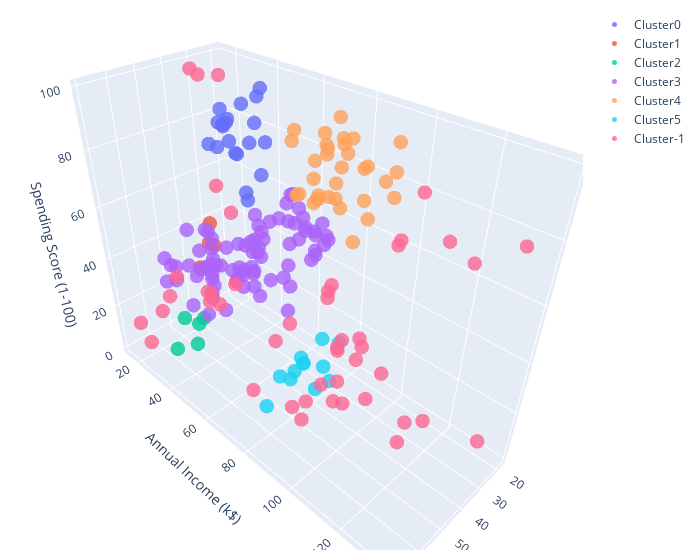

Notebook source saved alongside this figure:
### Code cell
db = DBSCAN(eps=11.5, min_samples=5, metric='euclidean')
y_db = db.fit_predict(data)
plotClusters3D(X=data,y_km=y_db,cluster_centers=None, feature_names=data.columns.values)

### Figure 1 — Plotly figure (JSON) as saved in the notebook; plotly's stock layout.template omitted (floating-point values rounded to 4 significant figures)
{"data": [{"marker": {"opacity": 0.8, "size": 5}, "mode": "markers", "name": "Cluster0", "type": "scatter3d", "x": [21, 23, 22, 30, 24, 22, 20, 25, 31, 29, 23, 21, 18, 21, 30, 20, 24, 31, 24, 33], "y": [15, 16, 17, 19, 20, 20, 21, 24, 25, 28, 29, 30, 33, 33, 34, 37, 38, 39, 39, 42], "z": [81, 77, 76, 72, 77, 79, 66, 73, 73, 82, 87, 73, 92, 81, 73, 75, 92, 61, 65, 60]}, {"marker": {"opacity": 0.8, "size": 5}, "mode": "markers", "name": "Cluster1", "type": "scatter3d", "x": [31, 35, 35, 45, 40, 36], "y": [17, 21, 24, 28, 29, 37], "z": [40, 35, 35, 32, 31, 26]}, {"marker": {"opacity": 0.8, "size": 5}, "mode": "markers", "name": "Cluster2", "type": "scatter3d", "x": [46, 54, 60, 53, 49], "y": [25, 28, 30, 33, 33], "z": [5, 14, 4, 4, 14]}, {"marker": {"opacity": 0.8, "size": 5}, "mode": "markers", "name": "Cluster3", "type": "scatter3d", "x": [48, 50, 27, 29, 31, 49, 31, 59, 50, 47, 51, 69, 27, 53, 70, 19, 67, 54, 63, 18, 43, 68, 19, 32, 70, 47, 60, 60, 59, 26, 45, 40, 23, 49, 57, 38, 67, 46, 21, 48, 55, 22, 34, 50, 68, 18, 48, 40, 32, 24, 47, 27, 48, 20, 23, 49, 67, 26, 49, 21, 66, 54, 68, 66, 65, 19, 38, 19, 18, 19, 63, 49, 51, 50, 27, 38, 40, 43], "y": [39, 40, 40, 40, 40, 42, 43, 43, 43, 43, 44, 44, 46, 46, 46, 46, 47, 47, 48, 48, 48, 48, 48, 48, 49, 49, 50, 50, 54, 54, 54, 54, 54, 54, 54, 54, 54, 54, 54, 54, 57, 57, 58, 58, 59, 59, 60, 60, 60, 60, 60, 60, 61, 61, 62, 62, 62, 62, 62, 62, 63, 63, 63, 63, 63, 63, 64, 64, 65, 65, 65, 65, 67, 67, 67, 67, 69, 71], "z": [36, 55, 47, 42, 42, 52, 54, 60, 45, 41, 50, 46, 51, 46, 56, 55, 52, 59, 51, 59, 50, 48, 59, 47, 55, 42, 49, 56, 47, 54, 53, 48, 52, 42, 51, 55, 41, 44, 57, 46, 58, 55, 60, 46, 55, 41, 49, 40, 42, 52, 47, 50, 42, 49, 41, 48, 59, 55, 56, 42, 50, 46, 43, 48, 52, 54, 42, 46, 48, 50, 43, 59, 43, 57, 56, 40, 58, 35]}, {"marker": {"opacity": 0.8, "size": 5}, "mode": "markers", "name": "Cluster4", "type": "scatter3d", "x": [39, 31, 40, 38, 39, 31, 29, 32, 35, 32, 32, 28, 32, 34, 39, 38, 27, 30, 30, 29, 31, 36, 33, 32, 28, 36, 30, 27, 35, 32, 29, 30, 36], "y": [69, 70, 71, 71, 71, 72, 73, 73, 74, 75, 76, 77, 77, 78, 78, 78, 78, 78, 78, 79, 81, 85, 86, 87, 87, 87, 88, 88, 93, 97, 98, 99, 103], "z": [91, 77, 95, 75, 75, 71, 88, 73, 72, 93, 87, 97, 74, 90, 88, 76, 89, 78, 73, 83, 93, 75, 95, 63, 75, 92, 86, 69, 90, 86, 88, 97, 85]}, {"marker": {"opacity": 0.8, "size": 5}, "mode": "markers", "name": "Cluster5", "type": "scatter3d", "x": [47, 44, 57, 34, 43, 44, 47, 37, 50, 42, 36, 40], "y": [71, 73, 75, 78, 78, 78, 78, 78, 85, 86, 87, 87], "z": [9, 7, 5, 22, 17, 20, 16, 1, 26, 20, 27, 13]}, {"marker": {"opacity": 0.8, "size": 5}, "mode": "markers", "name": "Cluster-1", "type": "scatter3d", "x": [19, 20, 35, 23, 64, 67, 35, 58, 37, 52, 35, 35, 42, 65, 49, 23, 59, 25, 20, 19, 28, 25, 48, 34, 56, 19, 36, 52, 58, 59, 37, 46, 41, 54, 28, 41, 34, 32, 33, 38, 47, 35, 45, 32, 32, 30], "y": [15, 16, 18, 18, 19, 19, 19, 20, 20, 23, 23, 28, 34, 38, 39, 70, 71, 72, 73, 74, 76, 77, 77, 78, 79, 81, 87, 88, 88, 93, 97, 98, 99, 101, 101, 103, 103, 103, 113, 113, 120, 120, 126, 126, 137, 137], "z": [39, 6, 6, 94, 3, 14, 99, 15, 13, 29, 98, 61, 17, 35, 28, 29, 11, 34, 5, 10, 40, 12, 36, 1, 35, 5, 10, 13, 15, 14, 32, 15, 39, 24, 68, 17, 23, 69, 8, 91, 16, 79, 28, 74, 18, 83]}], "layout": {"margin": {"b": 10, "l": 10, "r": 20, "t": 10}, "scene": {"xaxis": {"title": {"text": "Age"}}, "yaxis": {"title": {"text": "Annual Income (k$)"}}, "zaxis": {"title": {"text": "Spending Score (1-100)"}}}, "title": {"x": 0.5, "y": 0.95}, "width": 700}}
